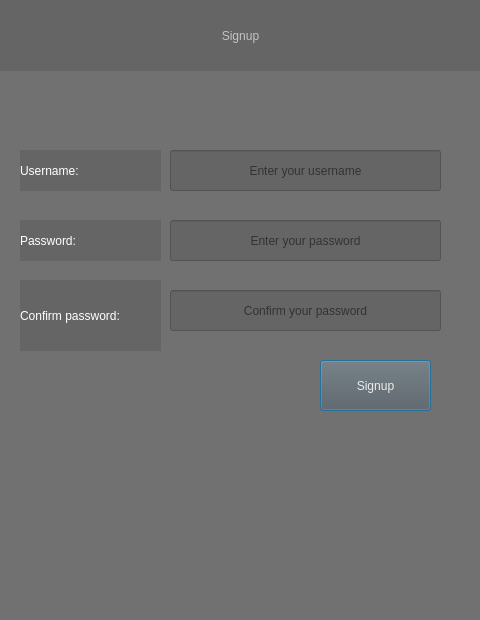
<?xml version="1.0" encoding="UTF-8"?>
<ui version="4.0">
 <class>Dialog</class>
 <widget class="QDialog" name="Dialog">
  <property name="geometry">
   <rect>
    <x>0</x>
    <y>0</y>
    <width>480</width>
    <height>620</height>
   </rect>
  </property>
  <property name="minimumSize">
   <size>
    <width>480</width>
    <height>620</height>
   </size>
  </property>
  <property name="maximumSize">
   <size>
    <width>480</width>
    <height>620</height>
   </size>
  </property>
  <property name="windowTitle">
   <string>Dialog</string>
  </property>
  <property name="styleSheet">
   <string notr="true">background-color: rgba(93, 93, 93, 166);</string>
  </property>
  <widget class="QLabel" name="label">
   <property name="geometry">
    <rect>
     <x>0</x>
     <y>0</y>
     <width>481</width>
     <height>71</height>
    </rect>
   </property>
   <property name="styleSheet">
    <string notr="true">color: rgb(195, 195, 195);
font: 34pt &quot;Ubuntu&quot;;</string>
   </property>
   <property name="text">
    <string>Signup</string>
   </property>
   <property name="alignment">
    <set>Qt::AlignCenter</set>
   </property>
  </widget>
  <widget class="QLabel" name="label_2">
   <property name="geometry">
    <rect>
     <x>20</x>
     <y>150</y>
     <width>141</width>
     <height>41</height>
    </rect>
   </property>
   <property name="styleSheet">
    <string notr="true">font: 20pt &quot;Ubuntu&quot;;
color:rgb(255, 255, 255)</string>
   </property>
   <property name="text">
    <string>Username:</string>
   </property>
  </widget>
  <widget class="QLineEdit" name="usernameInput">
   <property name="geometry">
    <rect>
     <x>170</x>
     <y>150</y>
     <width>271</width>
     <height>41</height>
    </rect>
   </property>
   <property name="styleSheet">
    <string notr="true">font: 15pt &quot;Ubuntu&quot;;</string>
   </property>
   <property name="echoMode">
    <enum>QLineEdit::Normal</enum>
   </property>
   <property name="alignment">
    <set>Qt::AlignCenter</set>
   </property>
   <property name="placeholderText">
    <string>Enter your username</string>
   </property>
  </widget>
  <widget class="QLineEdit" name="passwordInput">
   <property name="geometry">
    <rect>
     <x>170</x>
     <y>220</y>
     <width>271</width>
     <height>41</height>
    </rect>
   </property>
   <property name="styleSheet">
    <string notr="true">font: 15pt &quot;Ubuntu&quot;;</string>
   </property>
   <property name="echoMode">
    <enum>QLineEdit::Password</enum>
   </property>
   <property name="alignment">
    <set>Qt::AlignCenter</set>
   </property>
   <property name="placeholderText">
    <string>Enter your password</string>
   </property>
  </widget>
  <widget class="QLabel" name="label_3">
   <property name="geometry">
    <rect>
     <x>20</x>
     <y>220</y>
     <width>141</width>
     <height>41</height>
    </rect>
   </property>
   <property name="styleSheet">
    <string notr="true">font: 20pt &quot;Ubuntu&quot;;
color:rgb(255, 255, 255)</string>
   </property>
   <property name="text">
    <string>Password:</string>
   </property>
  </widget>
  <widget class="QPushButton" name="signupButton">
   <property name="geometry">
    <rect>
     <x>320</x>
     <y>360</y>
     <width>111</width>
     <height>51</height>
    </rect>
   </property>
   <property name="styleSheet">
    <string notr="true">font: 24pt &quot;Ubuntu&quot;;
color:rgb(238, 238, 236);</string>
   </property>
   <property name="text">
    <string>Signup</string>
   </property>
  </widget>
  <widget class="QLabel" name="label_4">
   <property name="geometry">
    <rect>
     <x>20</x>
     <y>280</y>
     <width>141</width>
     <height>71</height>
    </rect>
   </property>
   <property name="autoFillBackground">
    <bool>false</bool>
   </property>
   <property name="styleSheet">
    <string notr="true">font: 20pt &quot;Ubuntu&quot;;
color:rgb(255, 255, 255)</string>
   </property>
   <property name="text">
    <string>Confirm password:</string>
   </property>
   <property name="scaledContents">
    <bool>false</bool>
   </property>
   <property name="wordWrap">
    <bool>true</bool>
   </property>
  </widget>
  <widget class="QLineEdit" name="confirmPasswordInput">
   <property name="geometry">
    <rect>
     <x>170</x>
     <y>290</y>
     <width>271</width>
     <height>41</height>
    </rect>
   </property>
   <property name="autoFillBackground">
    <bool>false</bool>
   </property>
   <property name="styleSheet">
    <string notr="true">font: 15pt &quot;Ubuntu&quot;;</string>
   </property>
   <property name="echoMode">
    <enum>QLineEdit::Password</enum>
   </property>
   <property name="alignment">
    <set>Qt::AlignCenter</set>
   </property>
   <property name="placeholderText">
    <string>Confirm your password</string>
   </property>
  </widget>
 </widget>
 <resources/>
 <connections/>
</ui>
